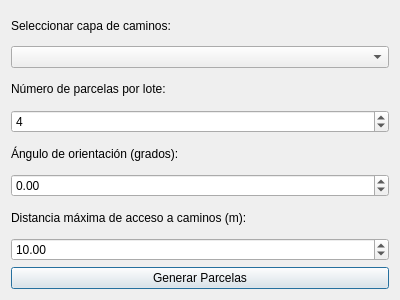
<?xml version="1.0" encoding="UTF-8"?>
<ui version="4.0">
 <class>DividirLotesDialogBase</class>
 <widget class="QDialog" name="DividirLotesDialogBase">
  <property name="geometry">
   <rect>
    <x>0</x>
    <y>0</y>
    <width>400</width>
    <height>300</height>
   </rect>
  </property>
  <property name="windowTitle">
   <string>Dividir Lotes</string>
  </property>
  <layout class="QVBoxLayout" name="verticalLayout">
   <item>
    <widget class="QLabel" name="labelCaminos">
     <property name="text">
      <string>Seleccionar capa de caminos:</string>
     </property>
    </widget>
   </item>
   <item>
    <widget class="QComboBox" name="comboCaminos"/>
   </item>
   <item>
    <widget class="QLabel" name="labelParcelas">
     <property name="text">
      <string>Número de parcelas por lote:</string>
     </property>
    </widget>
   </item>
   <item>
    <widget class="QSpinBox" name="spinParcelas">
     <property name="minimum">
      <number>1</number>
     </property>
     <property name="maximum">
      <number>100</number>
     </property>
     <property name="value">
      <number>4</number>
     </property>
    </widget>
   </item>
   <item>
    <widget class="QLabel" name="labelAngulo">
     <property name="text">
      <string>Ángulo de orientación (grados):</string>
     </property>
    </widget>
   </item>
   <item>
    <widget class="QDoubleSpinBox" name="spinAngulo">
     <property name="minimum">
      <double>-180.0</double>
     </property>
     <property name="maximum">
      <double>180.0</double>
     </property>
     <property name="value">
      <double>0.0</double>
     </property>
    </widget>
   </item>
   <item>
    <widget class="QLabel" name="labelAcceso">
     <property name="text">
      <string>Distancia máxima de acceso a caminos (m):</string>
     </property>
    </widget>
   </item>
   <item>
    <widget class="QDoubleSpinBox" name="spinAcceso">
     <property name="minimum">
      <double>0.0</double>
     </property>
     <property name="maximum">
      <double>1000.0</double>
     </property>
     <property name="value">
      <double>10.0</double>
     </property>
    </widget>
   </item>
   <item>
    <widget class="QPushButton" name="btnEjecutar">
     <property name="text">
      <string>Generar Parcelas</string>
     </property>
    </widget>
   </item>
  </layout>
 </widget>
 <resources/>
 <connections/>
</ui>
